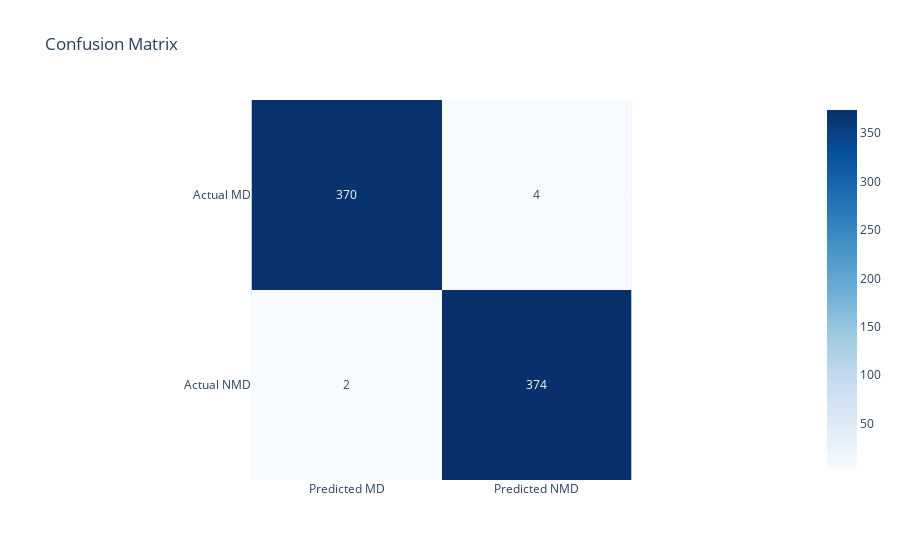

Notebook code cell kept with this figure:
### Markdown cell above
## ***Compare the models - Who is the winner ?***
> The classification report clearly showed the power of the RandomForest model. While LogisticRegression scored only 84% of accuract, ***the RandomForestClassification reached almost 99%***. Therefore, it would be more advisible to take the prediction of the RandomForestClassifier

### Code cell
#Initiate the conufusion matrix to get a clearer view of the predictions
cm = confusion_matrix(y_test, y_pred_rf)
cm_df = pd.DataFrame(cm, index=["Actual MD", "Actual NMD"], columns=["Predicted MD", "Predicted NMD"])

# Plot heatmap
fig = px.imshow(cm_df,
                text_auto=True,
                color_continuous_scale='Blues',
                title="Confusion Matrix")
fig.show()

### Figure 1 — Plotly figure (JSON) as saved in the notebook; plotly's stock layout.template omitted (floating-point values rounded to 4 significant figures)
{"data": [{"coloraxis": "coloraxis", "hovertemplate": "x: %{x}<br>y: %{y}<br>color: %{z}<extra></extra>", "name": "0", "texttemplate": "%{z}", "type": "heatmap", "x": ["Predicted MD", "Predicted NMD"], "xaxis": "x", "y": ["Actual MD", "Actual NMD"], "yaxis": "y", "z": [[370, 4], [2, 374]]}], "layout": {"coloraxis": {"colorscale": [[0, "rgb(247,251,255)"], [0.125, "rgb(222,235,247)"], [0.25, "rgb(198,219,239)"], [0.375, "rgb(158,202,225)"], [0.5, "rgb(107,174,214)"], [0.625, "rgb(66,146,198)"], [0.75, "rgb(33,113,181)"], [0.875, "rgb(8,81,156)"], [1, "rgb(8,48,107)"]]}, "title": {"text": "Confusion Matrix"}, "xaxis": {"anchor": "y", "constrain": "domain", "domain": [0, 1], "scaleanchor": "y"}, "yaxis": {"anchor": "x", "autorange": "reversed", "constrain": "domain", "domain": [0, 1]}}}
